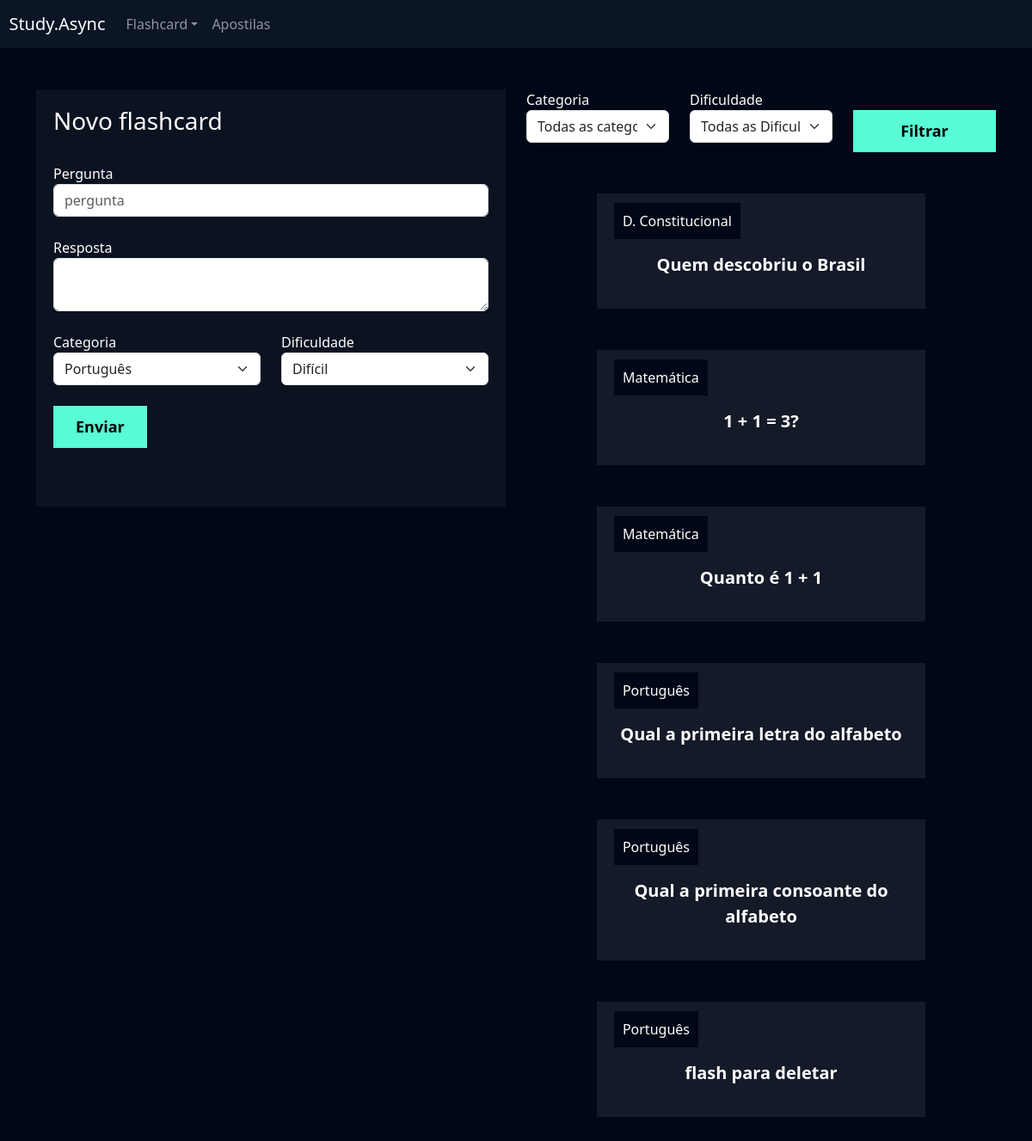
The app's page /flashcard/novo_flashcard (signed in) with its own data.
### flashcard/models.py (models this page shows, shortened)
class Flashcard(models.Model):
    DIFICULDADE_CHOICES = (('D', 'Difícil'), ('M', 'Médio'), ('F', 'Fácil'))
    user = models.ForeignKey(User, on_delete=models.DO_NOTHING)
    pergunta = models.CharField(max_length=100)
    resposta = models.TextField()
    categoria = models.ForeignKey(Categoria, on_delete=models.DO_NOTHING)
    dificuldade = models.CharField(max_length=1, choices=DIFICULDADE_CHOICES)

class Categoria(models.Model):
    nome = models.CharField(max_length=20)
    def __str__(self):
        return self.nome

### flashcard/views.py (the view, shortened to what this page needs)
# urls.py: path('novo_flashcard', views.novo_flashcard, name='novo_flashcard'),
def novo_flashcard(request):
    print(request.user)
    if not request.user.is_authenticated:
        return redirect ('/usuarios/logar')
    if request.method == 'GET':
        categorias = Categoria.objects.all()
        dificuldades = Flashcard.DIFICULDADE_CHOICES
        flashcards = Flashcard.objects.filter(user=request.user).order_by('categoria__nome')
        categoria_filtrar = request.GET.get('categoria')
        dificuldade_filtrar = request.GET.get('dificuldade')
        if categoria_filtrar:
            flashcards = flashcards.filter(categoria__id=categoria_filtrar)
        if dificuldade_filtrar:
            flashcards = flashcards.filter(dificuldade=dificuldade_filtrar)
        return render(request, 'novo_flashcard.html',
                      {'categorias':categorias,
                       'dificuldades':dificuldades,
                       'flashcards':flashcards,
                       })

### flashcard/templates/novo_flashcard.html (shortened to what this page needs)
{% extends "base.html" %}
{% load static %}
{% block 'cabecalho' %}
 <link href="{% static 'usuarios/css/cadastro.css' %}" rel="stylesheet">
 <link href='https://unpkg.com/boxicons@2.1.4/css/boxicons.min.css' rel='stylesheet'>
 <link href="{% static 'flashcard/css/novo_flashcard.css' %}" rel="stylesheet">
{% endblock 'cabecalho' %}
{% block 'conteudo' %}
{% include 'partials/header.html' %}
 <div class="container">
 <br>
 <br>
 <div class="row">
 <div class="col-md">
 <div class="box-form">
 <form action="" method="POST"> {% csrf_token %}
 <h3>Novo flashcard</h3>
 <br>
<label>Pergunta</label>
 <input type="text" class="form-control" placeholder="pergunta" name="pergunta">
 <br>
<label>Resposta</label>
 <textarea class="form-control" name="resposta"></textarea>
 <br>
<div class="row">
 <div class="col-md">
 <label for="">Categoria</label>
 <select class="form-select" name="categoria">
    {% for categoria in categorias %}
        <option value="{{categoria.id}}">{{categoria}}</option>
    {% endfor %}
 </select>
 </div>
<div class="col-md">
 <label for="">Dificuldade</label>
 <select class="form-select" name="dificuldade">
    {% for dificuldade in dificuldades %}
        <option value="{{dificuldade.0}}">{{dificuldade.1}}</option>
    {% endfor %}
 </select>
 </div>
 </div>
<br>
<input type="submit" value="Enviar" class="btn-cadastro">
 <br>
<br>
<br>
 </form>
 </div>
 </div>
 <div class="col-md">
 <form action="{% url 'novo_flashcard' %}" method="GET">
    <div class="row">
        <div class="col-md">
        <label for="">Categoria</label>
        <select name="categoria" id="" class="form-select">
        <option value="">Todas as categorias</option>
    </select>
</div>
<div class="col-md">
    <label for="">Dificuldade</label>
    <select name="dificuldade" id="" class="form-select">
            <option value="">Todas as Dificuldades</option>
        </select>
        </div>
       <div class="col-md">
        <br>
       <input type="submit" style="width: 100%" value="Filtrar" class="btn-cadastro">
        </div>
        </div>
        </form>
        <br>
        <br>
        {% for flash in flashcards %}
            <div class="box-new-flashcard" onclick="flip_card({{flash.id}})">
                <div class="flashcard">
                    <div class="flashcard-categoria">
                    {{flash.categoria}}
                    </div>
            <br>
            <br>
            <div class="flashcard-box-item">
            <p class="flashcard-item">{{flash.pergunta}}</p>
            </div>
            </div>
            </div>
            <br>
            <br>
        {% endfor %}
{% endblock 'conteudo' %}

### templates/static/geral/css/base.css (style rules this page uses)
:root { --main-color: #0b1526; --dark-color: #000716; --secondary-dark-color: rgb(15, 2, 26); --light-color: #00c1f3; --contrast-color: #f4c96b; --differential-color: #58fcd5; }
body { background-color: var(--dark-color) !important; color: white !important; }

### templates/static/usuarios/css/cadastro.css (style rules this page uses)
* { margin: 0; padding: 0; }
.box-form { padding: 20px; background-color: rgba(217,217,217, .05); color: white !important; }
.btn-cadastro { padding: 10px; background-color: #58fcd5; border: none; border: 1px solid #58fcd5; font-size: 18px; font-weight: bold; padding-left: 25px; padding-right: 25px; }

### templates/static/flashcard/css/novo_flashcard.css (style rules this page uses)
.box-new-flashcard { width: 70%; margin: auto; }
.flashcard { background-color: rgba(255, 255, 255, .08); padding: 20px; }
.flashcard-box-item { text-align: center; }
.flashcard p { font-size: 20px; font-weight: bold; cursor: pointer; }
.flashcard-categoria { background-color: var(--dark-color); display: inline; padding: 10px; }

### records on screen
Flashcard: categoria "D. Constitucional", pergunta "Quem descobriu o Brasil"
Flashcard: categoria "Matemática", pergunta "1 + 1 = 3?"
Flashcard: categoria "Matemática", pergunta "Quanto é 1 + 1"
Flashcard: categoria "Português", pergunta "Qual a primeira letra do alfabeto"
Flashcard: categoria "Português", pergunta "Qual a primeira consoante do alfabeto"
Flashcard: categoria "Português", pergunta "flash para deletar"

### other values on screen
form field categoria "Português"
form field dificuldade "Difícil"
